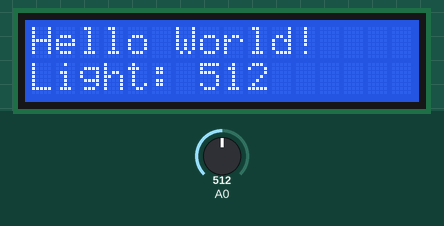
Recording of a sketch running on a simulated Arduino Uno, built with avr-gcc and run on an emulated ATmega328P. On the bench: 16×2 character LCD. The inputs (shaded band) are chosen by the test bench; at power-on: A0 = 512.

Above: at 1.2 s.
1.3 s: A0 set to 716
At 1.8 s:
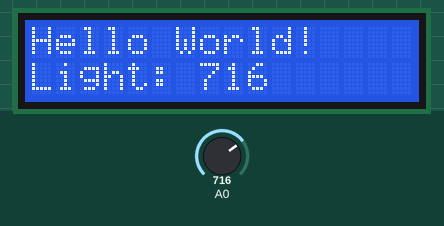
2.8 s: A0 set to 900
At 3.1 s:
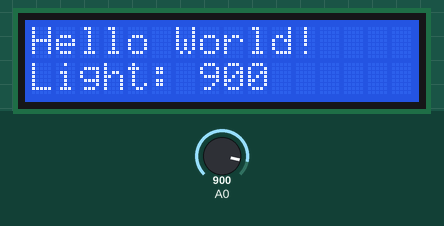
4.3 s: A0 set to 1023
At 5.7 s:
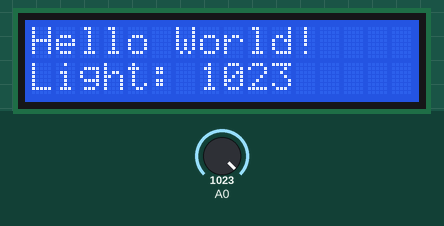
Timing chart, 0 to 7.3 s (numbered marks = the images above; inputs shaded):
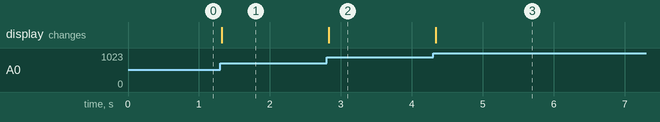

The sketch:

sketch_jul23a.ino
```cpp
#include <LiquidCrystal.h>

LiquidCrystal lcd(7, 8, 9, 10, 11 , 12);

void setup() {
  lcd.begin(16, 2);
  lcd.setCursor(0,0);
  lcd.write("Hello World!");
  lcd.setCursor(0,1);
  lcd.write("Light:");
}

void loop() {
  int sensorValue = analogRead(A0);
  lcd.setCursor(7,1);
  lcd.print(sensorValue);
  lcd.write("   ");
  delay(250);
 }
```

Measured:
- after the input at 1.3 s, the display: changes at once (image 1)
- after the input at 2.8 s, the display: changes at once (image 2)
- after the input at 4.3 s, the display: changes at once (image 3)
